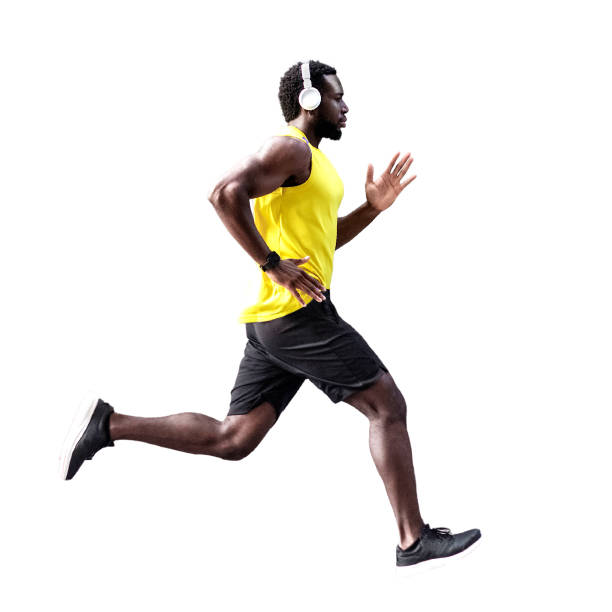
#> input picture ww.jpg, 612 x 612 px
$ python Canny_edge_detection.py
#> lines starting #> are read from the running program, lines starting #| are printed output that depends on the picture; after the words box and inside, x2 and y2 are one past the last pixel; in counts of white or black regions, pixels touching at a corner belong together
import numpy as np
import cv2
from matplotlib import pyplot as plt
img = cv2.imread('ww.jpg', cv2.IMREAD_GRAYSCALE)
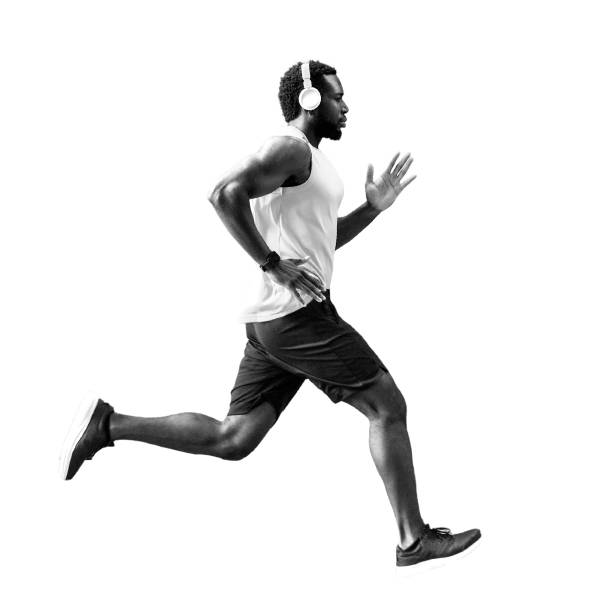
#> img: shape (612, 612); min 0, max 255, mean 233.4
assert img is not None, "file could not be read, check with os.path.exists()"
edges = cv2.Canny(img,100,200)
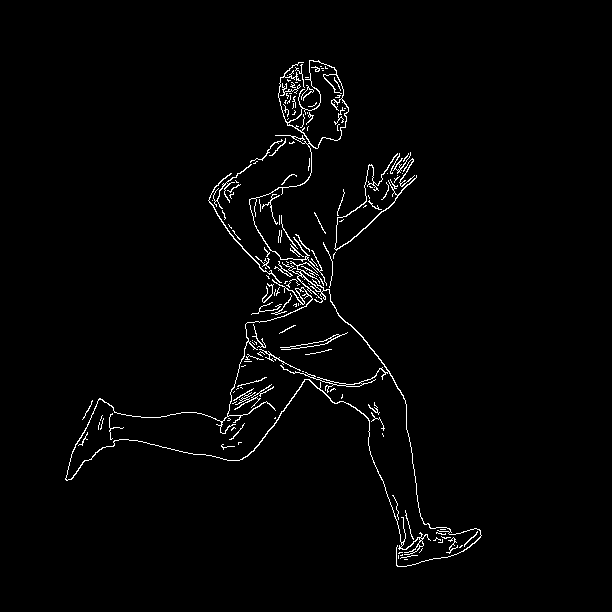
#> edges: shape (612, 612); 1.9% white in thin lines or dots, all inside (x1, y1, x2, y2) = (65, 60, 482, 567)
plt.subplot(121),plt.imshow(img,cmap = 'gray')
plt.title('Original Image'), plt.xticks([]), plt.yticks([])
plt.subplot(122),plt.imshow(edges,cmap = 'gray')
plt.title('Edge Image'), plt.xticks([]), plt.yticks([])
plt.show()
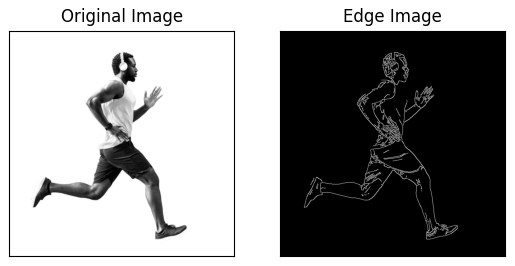
#> figure drawn by matplotlib, 2 panels
